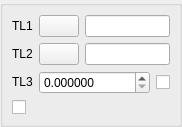
<?xml version="1.0" encoding="UTF-8"?>
<ui version="4.0">
 <class>DlgRef_2Sel1Spin2Check_QTD</class>
 <widget class="QWidget" name="DlgRef_2Sel1Spin2Check_QTD">
  <property name="geometry">
   <rect>
    <x>0</x>
    <y>0</y>
    <width>170</width>
    <height>124</height>
   </rect>
  </property>
  <property name="windowTitle">
   <string/>
  </property>
  <layout class="QGridLayout">
   <property name="margin">
    <number>0</number>
   </property>
   <property name="spacing">
    <number>0</number>
   </property>
   <item row="0" column="0">
    <widget class="QGroupBox" name="GroupBox1">
     <property name="title">
      <string/>
     </property>
     <layout class="QGridLayout">
      <property name="margin">
       <number>9</number>
      </property>
      <property name="spacing">
       <number>6</number>
      </property>
      <item row="2" column="1" colspan="2">
       <widget class="SalomeApp_DoubleSpinBox" name="SpinBox_DX">
        <property name="sizePolicy">
         <sizepolicy hsizetype="Expanding" vsizetype="Fixed">
          <horstretch>0</horstretch>
          <verstretch>0</verstretch>
         </sizepolicy>
        </property>
        <property name="decimals">
         <number>6</number>
        </property>
        <property name="maximum">
         <double>1000000000.000000000000000</double>
        </property>
       </widget>
      </item>
      <item row="2" column="3">
       <widget class="QCheckBox" name="CheckButton2">
        <property name="sizePolicy">
         <sizepolicy hsizetype="Fixed" vsizetype="Fixed">
          <horstretch>0</horstretch>
          <verstretch>0</verstretch>
         </sizepolicy>
        </property>
        <property name="text">
         <string/>
        </property>
       </widget>
      </item>
      <item row="0" column="0">
       <widget class="QLabel" name="TextLabel1">
        <property name="sizePolicy">
         <sizepolicy hsizetype="Fixed" vsizetype="Fixed">
          <horstretch>0</horstretch>
          <verstretch>0</verstretch>
         </sizepolicy>
        </property>
        <property name="text">
         <string>TL1</string>
        </property>
        <property name="wordWrap">
         <bool>false</bool>
        </property>
       </widget>
      </item>
      <item row="2" column="0">
       <widget class="QLabel" name="TextLabel3">
        <property name="sizePolicy">
         <sizepolicy hsizetype="Fixed" vsizetype="Fixed">
          <horstretch>0</horstretch>
          <verstretch>0</verstretch>
         </sizepolicy>
        </property>
        <property name="text">
         <string>TL3</string>
        </property>
        <property name="wordWrap">
         <bool>false</bool>
        </property>
       </widget>
      </item>
      <item row="1" column="1">
       <widget class="QPushButton" name="PushButton2">
        <property name="sizePolicy">
         <sizepolicy hsizetype="Fixed" vsizetype="Fixed">
          <horstretch>0</horstretch>
          <verstretch>0</verstretch>
         </sizepolicy>
        </property>
        <property name="text">
         <string/>
        </property>
       </widget>
      </item>
      <item row="1" column="0">
       <widget class="QLabel" name="TextLabel2">
        <property name="sizePolicy">
         <sizepolicy hsizetype="Fixed" vsizetype="Fixed">
          <horstretch>0</horstretch>
          <verstretch>0</verstretch>
         </sizepolicy>
        </property>
        <property name="text">
         <string>TL2</string>
        </property>
        <property name="wordWrap">
         <bool>false</bool>
        </property>
       </widget>
      </item>
      <item row="1" column="2" colspan="2">
       <widget class="QLineEdit" name="LineEdit2"/>
      </item>
      <item row="0" column="1">
       <widget class="QPushButton" name="PushButton1">
        <property name="sizePolicy">
         <sizepolicy hsizetype="Fixed" vsizetype="Fixed">
          <horstretch>0</horstretch>
          <verstretch>0</verstretch>
         </sizepolicy>
        </property>
        <property name="text">
         <string/>
        </property>
       </widget>
      </item>
      <item row="0" column="2" colspan="2">
       <widget class="QLineEdit" name="LineEdit1"/>
      </item>
      <item row="3" column="0" colspan="4">
       <widget class="QCheckBox" name="CheckButton1">
        <property name="text">
         <string/>
        </property>
       </widget>
      </item>
     </layout>
    </widget>
   </item>
  </layout>
 </widget>
 <layoutdefault spacing="6" margin="11"/>
 <pixmapfunction>qPixmapFromMimeSource</pixmapfunction>
 <customwidgets>
  <customwidget>
   <class>SalomeApp_DoubleSpinBox</class>
   <extends>QDoubleSpinBox</extends>
   <header location="global">SalomeApp_DoubleSpinBox.h</header>
  </customwidget>
 </customwidgets>
 <tabstops>
  <tabstop>PushButton1</tabstop>
  <tabstop>LineEdit1</tabstop>
  <tabstop>PushButton2</tabstop>
  <tabstop>LineEdit2</tabstop>
  <tabstop>SpinBox_DX</tabstop>
  <tabstop>CheckButton2</tabstop>
  <tabstop>CheckButton1</tabstop>
 </tabstops>
 <resources/>
 <connections/>
</ui>
